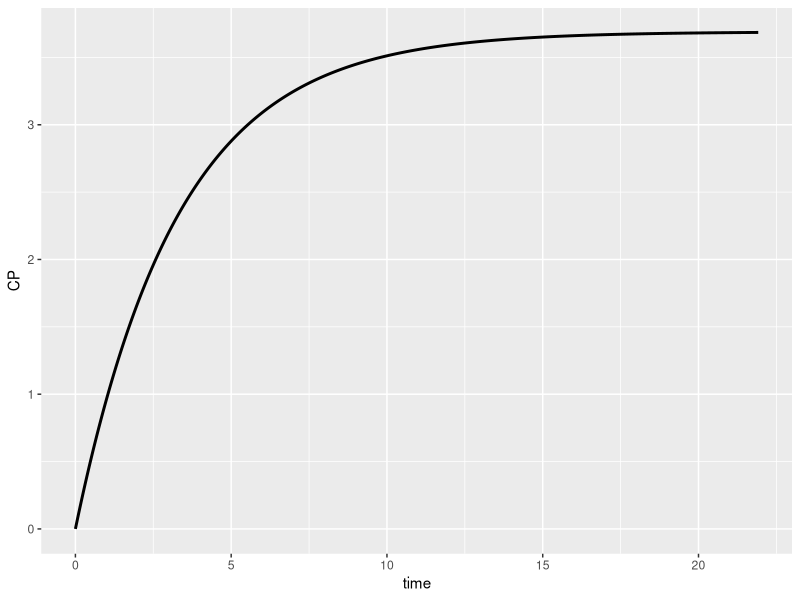
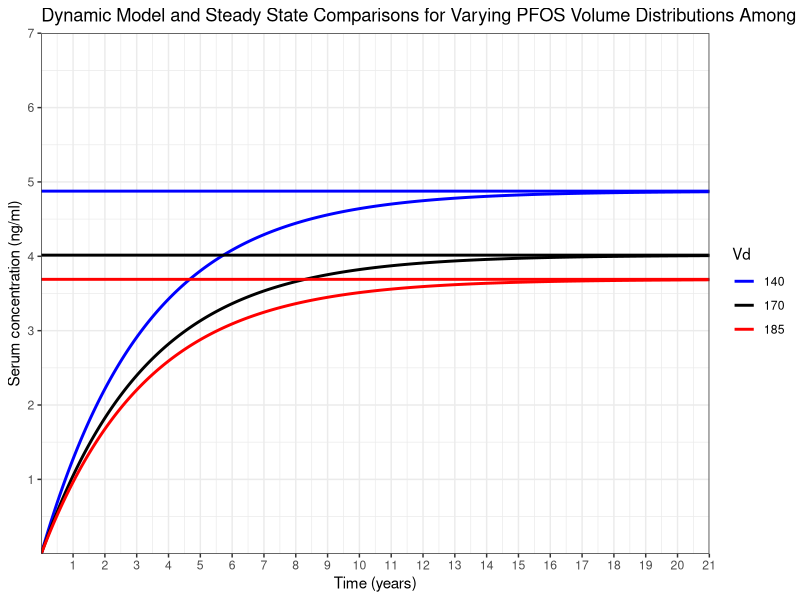

Reproduce these figures in R, in order.
# Sensitivity Analysis and Steady State PK Comparison for PFOA #


# 1. Load libraries and clear wd
rm(list=ls())
library('ggplot2')
library('deSolve')
library('plyr')

# 2. Dynamic Model construction
model <- function(time, Y, parms){
  with(as.list(c(Y, parms)),
       {
         dCP <- (DP/Vd) - (kP * CP)
         list(dCP)
       })
}

dynamic <- function(x,y,z,a){
  
  
  Y0 <- c(CP=0)
  parms <- c(Vd=x, kP=y, DP=z/a)
  times <- seq(0, 8000, 1)
  out <- ode(Y0, times, model, parms)
  
  # Steady-state concentration
  ssCP = parms[["DP"]] / (parms[["kP"]] * parms[["Vd"]])
  
  ssCP<- as.numeric(ssCP)
  out <- data.frame(out)
  f<- list(ssCP,data.frame(out))
  return(f)
}

# 3. Run model three times with varying Vds

PFOA <- 40.4010281831809
one   <- dynamic(140,0.00083,PFOA,71.3)
two   <- dynamic(170,0.00083,PFOA,71.3)
three <- dynamic(185,0.00083,PFOA,71.3)

# 4. Subset Data and format for plot
lowss  <- as.numeric(one[1])
medss  <- as.numeric(two[1])
highss <- as.numeric(three[1])

lowdata<-data.frame(one[2])
meddata<-data.frame(two[2])
highdata<-data.frame(three[2])

lowdata$Vd<- "140"
meddata$Vd<- "170"
highdata$Vd <- "185"

# Change data to years
lowdata$time<-lowdata$time/365
meddata$time<-meddata$time/365
highdata$time<-highdata$time/365



data<-rbind(lowdata,meddata,highdata)
mysize <- 1

# 5. Plot Data

ggplot()+
  geom_line(size=mysize,highdata,mapping = aes(x=time,y=CP))
ggplot(data, aes(x=time, y=CP, color=Vd))+
  geom_line(size= mysize)+
  scale_color_manual(values=c("Blue","Black","Red"))+
  geom_hline(aes(yintercept = highss),color = "Red",size = mysize)+
  geom_hline(aes(yintercept = medss) ,color = "Black",size = mysize)+
  geom_hline(aes(yintercept = lowss) ,color = "Blue",size = mysize)+ 
  theme_bw()+
  labs(title = "Dynamic Model and Steady State Comparisons for Varying PFOS Volume Distributions Among Adults",
       x= "Time (years)",
       y= "Serum concentration (ng/ml)")+
  scale_x_continuous(expand = c(0, 0), breaks = 1:21, lim = c(0, 21))+
  scale_y_continuous(expand = c(0,0),lim=c(0,7),breaks=1:7)
